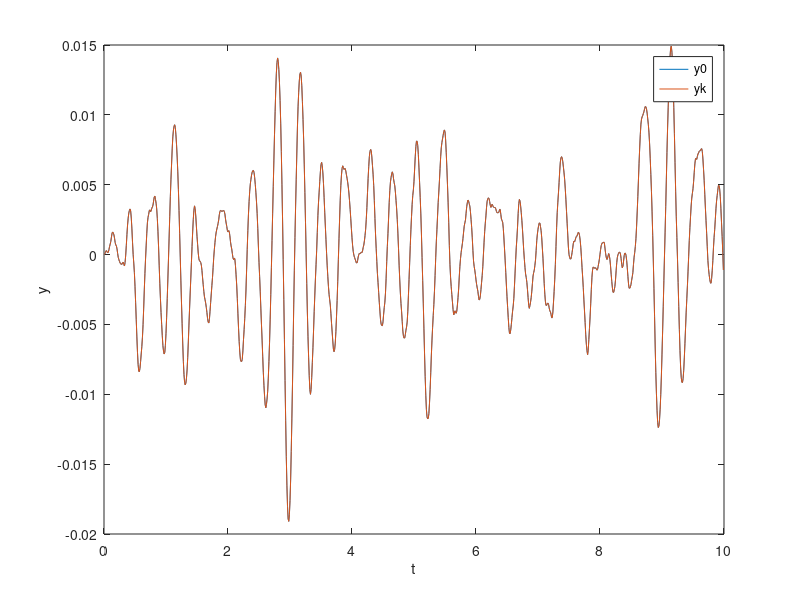
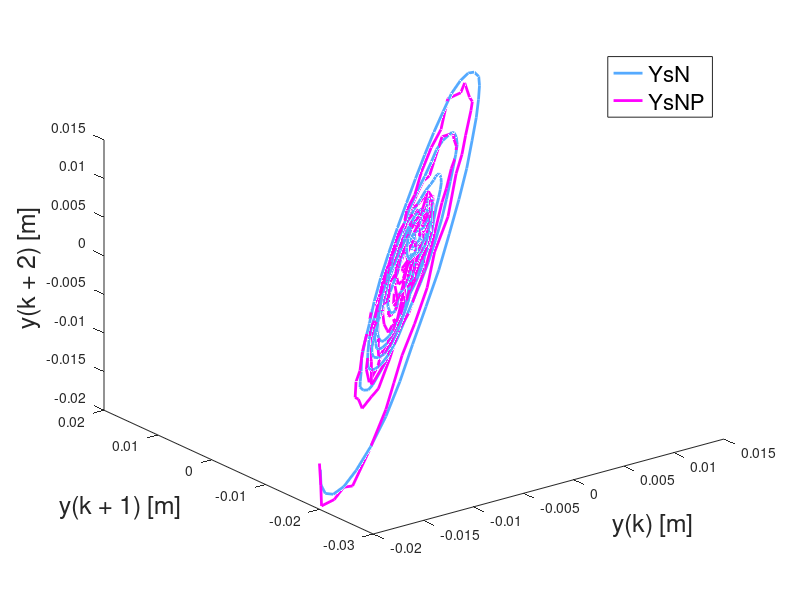

MATLAB code to generate these figures, in order: (Note: this script raises an error after producing the figures.)
close all
clear all
clc

axfs = 18;
lgndfs = 16;

%% A. create system & data
Nt=1000;                            % No. Samples
dt=0.01;                            % Sample time
t=(0:Nt-1).'*dt;                    % Time vector
plotcol='b';                        % Plot color

M=0.5;B=1;K=150;                    % System parameters
% M=0.1;B=0.5;K=450;
sys0=c2d(ss(tf(1,[M B K])),dt);     % discrete system representation
A0=sys0.a;B0=sys0.B;C0=sys0.c;D0=sys0.d;

uk=[randn(Nt,1)];                   % white noise input
y0=lsim(sys0,uk,t);                 % clean output
yk=y0;% + 1e-3*randn(size(y0));       % output noise added

l=size(yk,2);                       % number of outputs
r=size(uk,2);                       % number of inputs

figure(1)
plot(t,y0,t,yk), hold on;
xlabel('t')
ylabel('y')
legend('y0','yk')

%% B. Data matrices
% Hankel matrix starting at yk(ii) size s x N
s=20;ii=0;N=300;
YsN=zeros(l*s,N);
UsN=zeros(r*s,N);

for ii=1:s
    YsN((ii-1)*l+1:ii*l,:)=yk(ii:N+ii-1,:)';
    UsN((ii-1)*r+1:ii*r,:)=uk(ii:N+ii-1,:)';
end
%% C. Column space Os + SVD
[U,S,V]=svd(YsN,'econ');                % Singular value decomposition

figure(2)
colset = cool(4);
set(gcf,'name','Data Space')
plot3(YsN(1,:),YsN(2,:),YsN(3,:),'color', colset(2, :),'linewidth',2), hold on

PsN=eye(N)-UsN'*inv(UsN*UsN')*UsN;     % Orthogonal projection on UsN
YsNP=YsN*PsN;                          
plot3(YsNP(1,:),YsNP(2,:),YsNP(3,:), 'color', colset(4, :),'linewidth',2), hold on
[U,S,V]=svd(YsNP,'econ');              % Singular value decomposition
xlabel('y(k) [m]', 'fontsize', axfs);
ylabel('y(k + 1) [m]', 'fontsize', axfs);
zlabel('y(k + 2) [m]', 'fontsize', axfs);
l2 = legend({'YsN', 'YsNP'});
set(l2, 'fontsize', lgndfs);
eps_save('dataspace2d', figure(2));

%plot colums of U
%Us=U*S;
%figure(2)
%for jj=1:s
%    line([0 Us(1,jj)],[0 Us(2,jj)],[0 Us(3,jj)],'color',plotcol,'linestyle','--','linewidth',2)
%end

figure(3)
semilogy(S,plotcol,'marker','*'), hold on

%% D. Retrieve system from SVD
n = 2;
Un=U(:,1:n);                        % Reduced output singular vectors
Vn=V(:,1:n);                        % Reduced input singular vectors
Sn=S(1:n,1:n);                      % Reduced singular value matrix
SnVtn=Sn*Vn';

Aid=Un(1:(s-1)*l,:)\Un(l+1:s*l,:);
Cid=Un(1:l,:);

Bid=SnVtn(:,1:r);
Did=yk(1);

%% E. Least squares routine to estimate B and D out of A,C,u,y
Phik=zeros(N*l,n+(n+l)*r);
for kk=1:N-1
    clear dummykron
    dummykron=zeros((kk)*l,n*r);
    dummysum=reshape([ones(1,kk);zeros(l-1,kk)],l*kk,1);
    dummyprod=toeplitz(dummysum(1:l),dummysum(1:l*kk));
    for tau=0:kk-1
        dummykron(tau*l+1:(tau+1)*l,:)=kron(uk(tau+1,:),Cid*Aid^(kk-tau-1));
    end
    Phik(kk*l+1:(kk+1)*l,:)=[Cid*Aid^kk dummyprod*dummykron kron(uk(kk+1,:),eye(l))];
end
% Least squares solution min(yk-Phik*theta)
theta=((1/N)*(Phik'*Phik))\(1/N*Phik')*reshape(yk(1:N,:),l*N,1);

% parameters out of parameter vector
x0=theta(1:n);
Bid=reshape(theta(n+1:n+n*r),n,r);
Did=reshape(theta(n+n*r+1:n+n*r+r*l),l,r);
%% F. plot end result
sysid=ss(Aid,Bid,Cid,Did,dt);
yi=lsim(sysid,uk,t);

figure(1)
plot(t,yi,'r--')
legend('y0','yk','yi')

%%
ykid = yi;
yid = lsim(sysid_noiseless, uk, t);
figure(1); clf
colset = cool(4);
plot(t, y0, 'color', colset(1, :), 'linewidth', 2); hold on;
plot(t, yk, 'color', colset(2, :), 'linewidth', 2);
plot(t, yid, '--', 'color', colset(3, :), 'linewidth', 2);
plot(t, ykid, '--', 'color', colset(4, :), 'linewidth', 2); hold off;
l1 = legend('y0', 'yk', 'y_{id}', 'yk_{id}');
set(l1, 'fontsize', lgndfs);
xlabel('t [s]', 'fontsize', axfs);
ylabel('y [m]', 'fontsize', axfs);
eps_save('output2e', figure(1));

